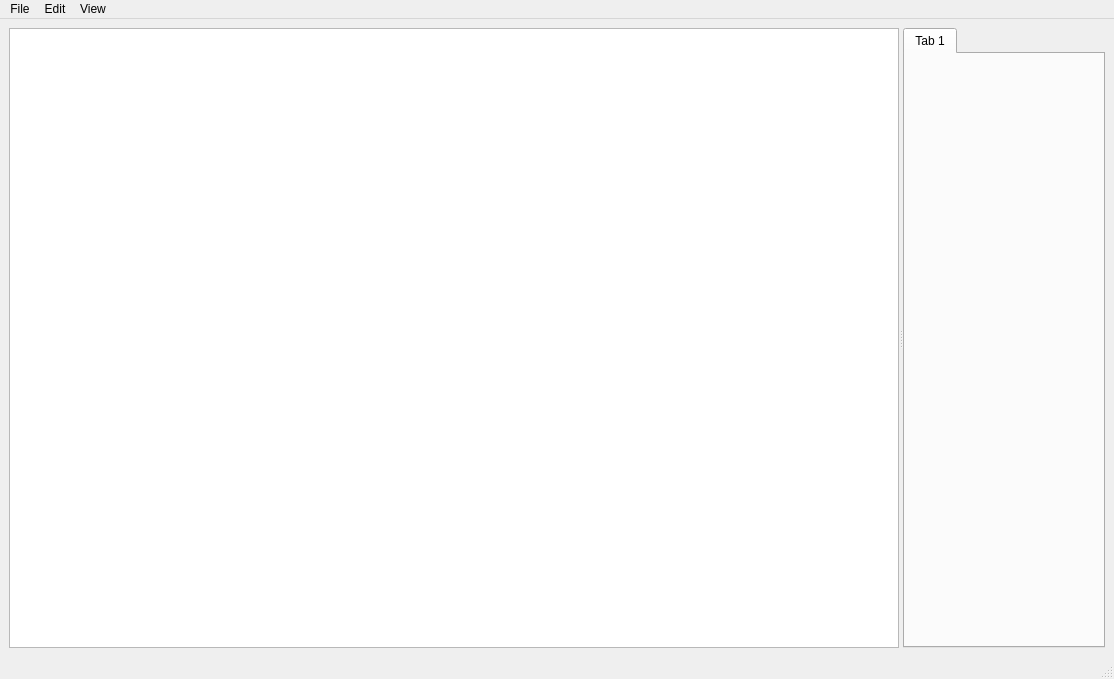
<?xml version="1.0" encoding="UTF-8"?>
<ui version="4.0">
 <class>MainWindow</class>
 <widget class="QMainWindow" name="MainWindow">
  <property name="geometry">
   <rect>
    <x>0</x>
    <y>0</y>
    <width>1114</width>
    <height>679</height>
   </rect>
  </property>
  <property name="windowTitle">
   <string>MainWindow</string>
  </property>
  <widget class="QWidget" name="centralwidget">
   <property name="enabled">
    <bool>true</bool>
   </property>
   <property name="sizePolicy">
    <sizepolicy hsizetype="Expanding" vsizetype="Expanding">
     <horstretch>0</horstretch>
     <verstretch>0</verstretch>
    </sizepolicy>
   </property>
   <layout class="QHBoxLayout" name="horizontalLayout">
    <item>
     <widget class="QSplitter" name="splitter">
      <property name="sizePolicy">
       <sizepolicy hsizetype="Expanding" vsizetype="Expanding">
        <horstretch>0</horstretch>
        <verstretch>0</verstretch>
       </sizepolicy>
      </property>
      <property name="orientation">
       <enum>Qt::Orientation::Horizontal</enum>
      </property>
      <widget class="FileTreeView" name="treeView"/>
      <widget class="QTabWidget" name="tabWidget">
       <property name="currentIndex">
        <number>0</number>
       </property>
       <widget class="QWidget" name="tab">
        <attribute name="title">
         <string>Tab 1</string>
        </attribute>
        <layout class="QHBoxLayout" name="horizontalLayout_2"/>
       </widget>
      </widget>
     </widget>
    </item>
   </layout>
  </widget>
  <widget class="QMenuBar" name="menubar">
   <property name="enabled">
    <bool>true</bool>
   </property>
   <property name="geometry">
    <rect>
     <x>0</x>
     <y>0</y>
     <width>1114</width>
     <height>21</height>
    </rect>
   </property>
   <widget class="QMenu" name="menuFile">
    <property name="title">
     <string>File</string>
    </property>
    <addaction name="actionNew_Project"/>
    <addaction name="actionOpen_Project"/>
    <addaction name="separator"/>
   </widget>
   <widget class="QMenu" name="menuEdit">
    <property name="title">
     <string>Edit</string>
    </property>
   </widget>
   <widget class="QMenu" name="menuView">
    <property name="title">
     <string>View</string>
    </property>
   </widget>
   <addaction name="menuFile"/>
   <addaction name="menuEdit"/>
   <addaction name="menuView"/>
  </widget>
  <widget class="QStatusBar" name="statusbar">
   <property name="enabled">
    <bool>true</bool>
   </property>
  </widget>
  <action name="actionNew_Project">
   <property name="text">
    <string>New Project</string>
   </property>
  </action>
  <action name="actionOpen_Project">
   <property name="text">
    <string>Open Project</string>
   </property>
  </action>
 </widget>
 <customwidgets>
  <customwidget>
   <class>FileTreeView</class>
   <extends>QTreeView</extends>
   <header>filetreeview.h</header>
  </customwidget>
 </customwidgets>
 <resources/>
 <connections/>
</ui>
